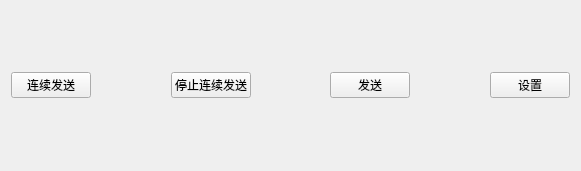
     <widget class="QWidget" name="layoutWidget">
      <property name="geometry">
       <rect>
        <x>680</x>
        <y>430</y>
        <width>581</width>
        <height>171</height>
       </rect>
      </property>
      <layout class="QHBoxLayout" name="horizontalLayout_28">
       <item>
        <widget class="QPushButton" name="pushButton_timerstart">
         <property name="text">
          <string>连续发送</string>
         </property>
        </widget>
       </item>
       <item>
        <spacer name="horizontalSpacer">
         <property name="orientation">
          <enum>Qt::Horizontal</enum>
         </property>
         <property name="sizeHint" stdset="0">
          <size>
           <width>40</width>
           <height>20</height>
          </size>
         </property>
        </spacer>
       </item>
       <item>
        <widget class="QPushButton" name="pushButton_timerstop">
         <property name="text">
          <string>停止连续发送</string>
         </property>
        </widget>
       </item>
       <item>
        <spacer name="horizontalSpacer_2">
         <property name="orientation">
          <enum>Qt::Horizontal</enum>
         </property>
         <property name="sizeHint" stdset="0">
          <size>
           <width>40</width>
           <height>20</height>
          </size>
         </property>
        </spacer>
       </item>
       <item>
        <widget class="QPushButton" name="pushButton_send">
         <property name="text">
          <string>发送</string>
         </property>
        </widget>
       </item>
       <item>
        <spacer name="horizontalSpacer_3">
         <property name="orientation">
          <enum>Qt::Horizontal</enum>
         </property>
         <property name="sizeHint" stdset="0">
          <size>
           <width>40</width>
           <height>20</height>
          </size>
         </property>
        </spacer>
       </item>
       <item>
        <widget class="QPushButton" name="pushButton_set">
         <property name="text">
          <string>设置</string>
         </property>
        </widget>
       </item>
      </layout>
     </widget>
